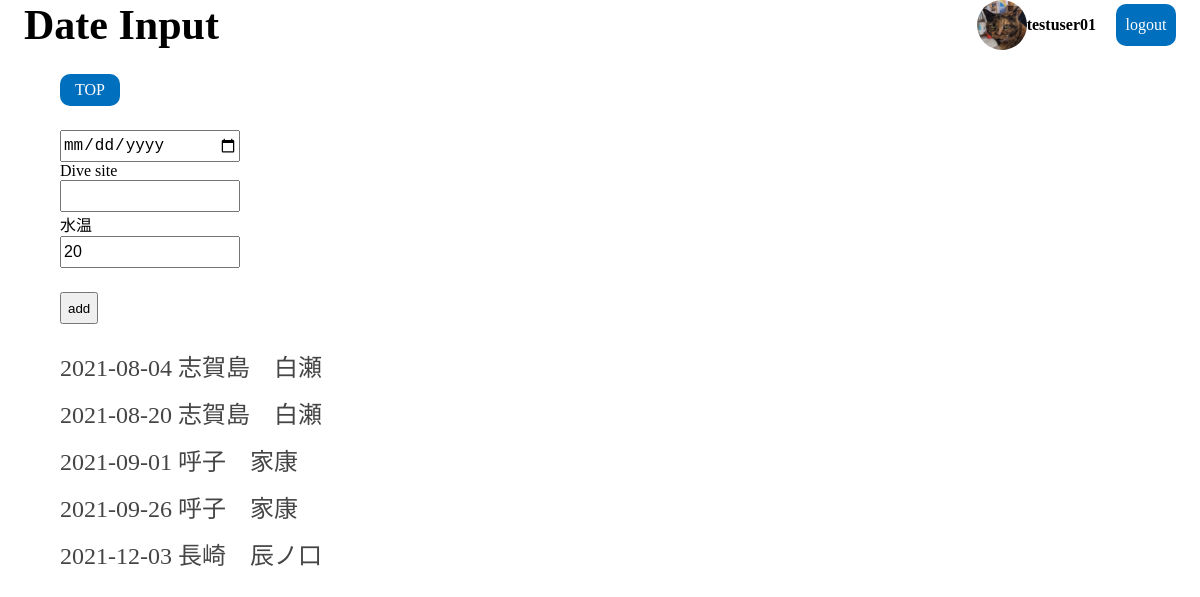
Page /date_input.php (signed in) on the committed database.
### tables this page shows
CREATE TABLE `date_table` (
  `id` int(12) NOT NULL,
  `date` date NOT NULL,
  `dive_site` varchar(128) NOT NULL,
  `temp` int(4) NOT NULL,
  `created_at` datetime NOT NULL,
  `updated_at` datetime NOT NULL,
  `user_id` int(12) NOT NULL
);

### date_input.php (the view, shortened to what this page needs)
<?php
$pdo = connect_to_db();
$user_id = $_SESSION['user_id'];
$sql = 'SELECT * FROM date_table WHERE user_id = :user_id ORDER BY date ASC';
$stmt = $pdo->prepare($sql);
$stmt->bindValue(':user_id', $user_id, PDO::PARAM_STR);
try {
  $status = $stmt->execute();
} catch (PDOException $e) {
  echo json_encode(["sql error" => "{$e->getMessage()}"]);
  exit();
}
$result = $stmt->fetchAll(PDO::FETCH_ASSOC);
$output = "";
foreach ($result as $record) {
  $output .= "
    <li class=date_txt><a href=log_input.php?id={$record["id"]}>{$record["date"]} {$record['dive_site']}</a></li>
    ";
}
?>
<!DOCTYPE html>
<html lang="ja">
<head>
  <link rel="stylesheet" href="./css/reset.css">
  <link rel="stylesheet" href="./css/style.css">
</head>
<body>
  <header>
    <div id="header_left">
      <h1>Date Input</h1>
    </div>
    <div id="header_right">
      <img src="./img/face.JPG" id="profile_image" alt="プロフィール画像">
      <div id="user_name"><?= $_SESSION['username'] ?></div>
      <a href="logout.php" id="logout_btn">logout</a>
    </div>
  </header>
  <div id="wrapper">
    <div id="top_btn_section">
      <a href="main.php" id="top_btn">
        <div id="top_btn">TOP</div>
      </a>
    </div>
    <section id="date_input_section">
      <form action="date_create.php" method="post" id="date_form">
        <input type="date" name="date">
        <div>
          <p>Dive site</p>
          <input type="text" name="dive_site">
        </div>
        <div>
          <p>水温</p>
          <input type="number" name="temp" min="0" max="40" value="20" required>
        </div>
        <button type="submit" id="date_add_btn">add</button>
      </form>
    </section>
    <section id="output_section">
      <div>
        <ul>
          <?= $output ?>
        </ul>
      </div>
    </section>
  </div>
</body>
</html>

### css/style.css (style rules this page uses)
* { box-sizing: border-box; }
#wrapper { width: 90%; margin:0 auto; }
a:link, a:visited, a:hover, a:active { text-decoration: none; color: #454545; }
li { list-style: none; }
header { display: flex; justify-content: space-between; align-items: center; }
#header_left { margin-left: 24px; }
#header_left h1 { font-size: 42px; }
#profile_image { width: 50px; height: 50px; border-radius: 50%; }
#header_right { display: flex; justify-content: center; align-items: center; margin-right: 24px; }
#user_name { font-size: 16px; font-weight: bold; }
#logout_btn { text-align: center; line-height:42px; width: 60px; margin-left: 20px; background-color: #006fbe; border-radius: 10px; color: #fff; }
#top_btn_section { margin-top: 24px; margin-bottom: 24px; }
.date_txt { font-size: 24px; color: #454545; margin-bottom: 12px; }
#top_btn { text-align: center; line-height:32px; width: 60px; background-color: #006fbe; border-radius: 10px; color: #fff; }
#date_input_section { margin-bottom: 24px; }
#date_input_section input { height: 32px; width: 180px; margin-right: 24px; font-size: 16px; }
#date_input_section button { height: 32px; }
#date_add_btn { margin-top: 24px; }

### rows in the picture
date_table: date "2021-08-04", dive_site "志賀島 白瀬"
date_table: date "2021-08-20", dive_site "志賀島 白瀬"
date_table: date "2021-09-01", dive_site "呼子 家康"
date_table: date "2021-09-26", dive_site "呼子 家康"
date_table: date "2021-12-03", dive_site "長崎 辰ノ口"

### other values in the picture
$_SESSION['username'] "testuser01"
